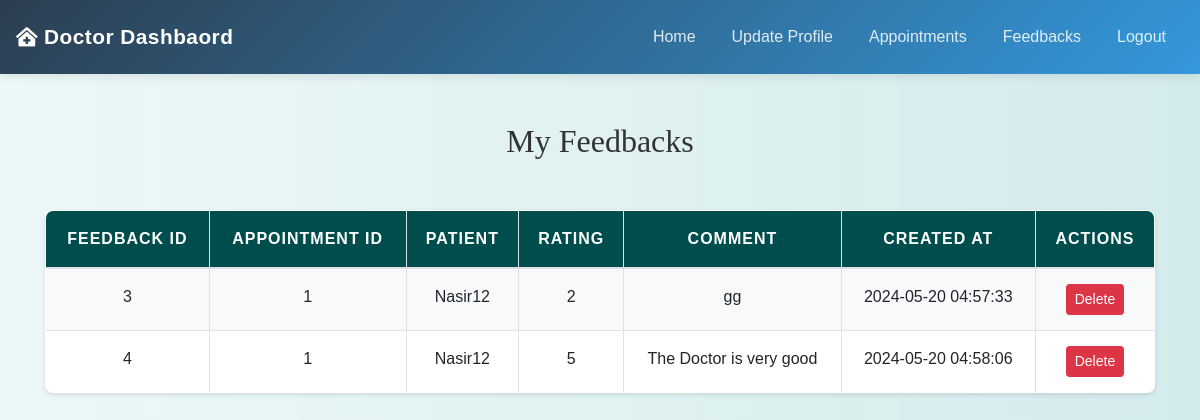
Page /doctor/view_feedbacks.php (signed in) on the committed database.
### tables this page shows
CREATE TABLE `feedbacks` (
  `feedback_id` int(11) NOT NULL,
  `appointment_id` int(11) DEFAULT NULL,
  `patient_id` int(11) DEFAULT NULL,
  `doctor_id` int(11) DEFAULT NULL,
  `rating` int(11) DEFAULT NULL,
  `comment` text DEFAULT NULL,
  `created_at` timestamp NOT NULL DEFAULT current_timestamp()
);

CREATE TABLE `appointments` (
  `appointment_id` int(11) NOT NULL,
  `patient_id` int(11) DEFAULT NULL,
  `doctor_id` int(11) DEFAULT NULL,
  `appointment_date` datetime DEFAULT NULL,
  `status` enum('pending','confirmed','completed','cancelled') DEFAULT 'pending',
  `created_at` timestamp NOT NULL DEFAULT current_timestamp(),
  `updated_at` timestamp NOT NULL DEFAULT current_timestamp() ON UPDATE current_timestamp()
);

CREATE TABLE `users` (
  `id` int(11) NOT NULL,
  `username` varchar(50) NOT NULL,
  `first_name` varchar(100) NOT NULL,
  `last_name` varchar(100) NOT NULL,
  `password` varchar(255) NOT NULL,
  `email` varchar(100) NOT NULL,
  `phone` varchar(20) NOT NULL,
  `mobile` varchar(15) NOT NULL,
  `cnic` varchar(20) NOT NULL,
  `state` varchar(100) NOT NULL,
  `city` varchar(100) NOT NULL,
  `age` int(11) DEFAULT NULL
);

### doctor/view_feedbacks.php (the view, shortened to what this page needs)
<?php
include('config.php');
$doctor_id = $_SESSION["doctor_id"];
$sql = "SELECT feedbacks.*, appointments.appointment_id, users.username AS patient_name
        FROM feedbacks
        INNER JOIN appointments ON feedbacks.appointment_id = appointments.appointment_id
        INNER JOIN users ON feedbacks.patient_id = users.id
        WHERE feedbacks.doctor_id = ?";
$stmt = mysqli_prepare($conn, $sql);
mysqli_stmt_bind_param($stmt, "i", $doctor_id);
mysqli_stmt_execute($stmt);
$result = mysqli_stmt_get_result($stmt);
?>
<!DOCTYPE html>
<html>
<head>
    <link rel="stylesheet" href="https://maxcdn.bootstrapcdn.com/bootstrap/4.5.2/css/bootstrap.min.css">
    <link rel="stylesheet" href="../css/style.css">
</head>
<body>
<?php include('navbar.php'); ?>
<div class="container mt-5">
    <h2 class="text-center">My Feedbacks</h2>
    <div class="row">
        <div class="col-md-12">
            <table class="table table-bordered">
                <thead>
                    <tr>
                        <th>Feedback ID</th>
                        <th>Appointment ID</th>
                        <th>Patient</th>
                        <th>Rating</th>
                        <th>Comment</th>
                        <th>Created At</th>
                        <th>Actions</th>
                    </tr>
                </thead>
                <tbody>
                    <?php while ($row = mysqli_fetch_assoc($result)): ?>
                        <tr>
                            <td><?php echo htmlspecialchars($row['feedback_id']); ?></td>
                            <td><?php echo htmlspecialchars($row['appointment_id']); ?></td>
                            <td><?php echo htmlspecialchars($row['patient_name']); ?></td>
                            <td><?php echo htmlspecialchars($row['rating']); ?></td>
                            <td><?php echo htmlspecialchars($row['comment']); ?></td>
                            <td><?php echo htmlspecialchars($row['created_at']); ?></td>
                            <td>
                                <form action="<?php echo htmlspecialchars($_SERVER["PHP_SELF"]); ?>" method="post" onsubmit="return confirmDelete();">
                                    <button type="submit" name="delete_feedback" class="btn btn-danger btn-sm">Delete</button>
                                </form>
                            </td>
                        </tr>
                    <?php endwhile; ?>
                </tbody>
            </table>
        </div>
    </div>
</div>
</body>
</html>

### css/style.css (style rules this page uses)
body { background: linear-gradient(90deg, rgba(233, 246, 246, 0.831), rgba(207, 233, 233, 0.9)); font-family: 'Arial', sans-serif; color: #333; line-height: 1.6; }
h1, h2, h3, h4 { text-align: center; margin-top: 30px; margin-bottom: 30px; font-family: 'Georgia', serif; }
.container { margin-bottom: 40px; }
.table { width: 100%; border-collapse: collapse; margin-top: 20px; font-size: 16px; background-color: #ffffff; border-radius: 8px; overflow: hidden; box-shadow: 0 2px 4px rgba(0, 0, 0, 0.1); }
.table th, .table td { padding: 15px; border: 1px solid #dee2e6; text-align: center; }
.table thead th { background-color: #004d4d; color: white; font-weight: bold; text-transform: uppercase; letter-spacing: 1px; }
.table tbody tr:nth-child(odd) { background-color: #f8f9fa; }

### rows in the picture
feedbacks: feedback_id "3", appointment.appointment_id "1", patient.username "Nasir12", rating "2", comment "gg", created_at "2024-05-20 04:57:33"
feedbacks: feedback_id "4", appointment.appointment_id "1", patient.username "Nasir12", rating "5", comment "The Doctor is very good", created_at "2024-05-20 04:58:06"
